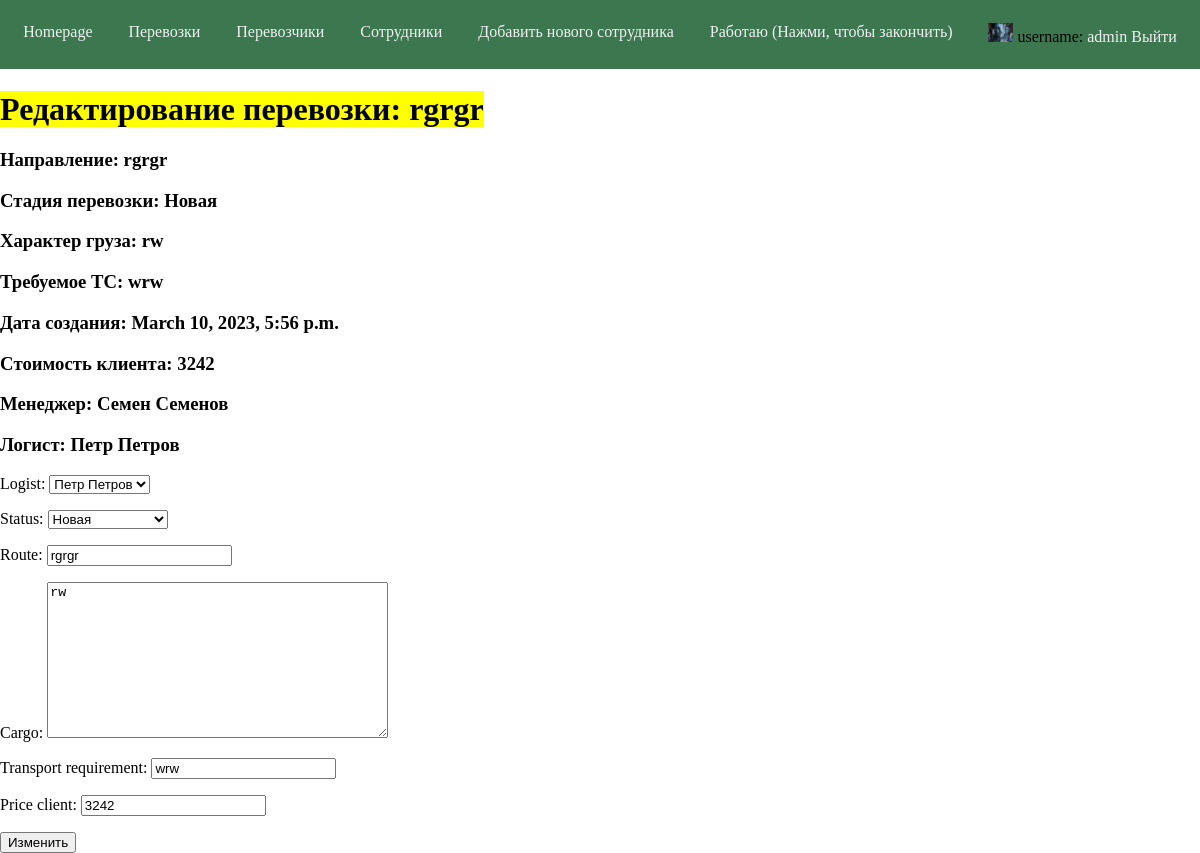
Screenshot of /all_tasks/edit/3/ (signed in) with the database file from the repository.
### profiles/models.py (models this page shows)
class UserInformation(models.Model):
    profile = models.OneToOneField(User, primary_key=True, on_delete=models.CASCADE)
    name = models.CharField(max_length=20)
    surname = models.CharField(max_length=20)
    bio = models.TextField(max_length=250, blank=True)
    post = models.CharField(max_length=30, choices=POST_CHOICES, default='Стажер')
    status = models.BooleanField(default=False)
    profile_image = models.ImageField(
        upload_to='profile_images/',
        default='profile_images/default_profile.jpg',
        null=True,
        blank=True)
    def __str__(self):
        return f'{self.name} {self.surname}'

### tasks/models.py (models this page shows, shortened)
class Tasks(models.Model):
    class Meta:
        ordering = ['-date']
    author = models.ForeignKey(User, null=True, on_delete=models.SET_NULL)
    logist = models.ForeignKey(UserInformation, null=True, limit_choices_to={'post' : 'Логист'}, on_delete=models.SET_NULL, related_name='logistic_tasks')
    route = models.CharField(max_length=25)
    cargo = models.TextField()
    price_client = models.IntegerField(default=0)
    status = models.CharField(max_length=30, choices=STATUS_TASKS, default='Новая')
    transport_requirement = models.CharField(max_length=25)
    date = models.DateTimeField(auto_now_add=True)
    commentary = models.ManyToManyField(Comments)
    likes = models.ManyToManyField(Likes)
    dnot_likes = models.ManyToManyField(Dnot_likes)
    image_like = models.ImageField(
        upload_to='image_likes/',
        default='image_likes/like.png',
        null=True,
        blank=True)
    image_dlike = models.ImageField(
        upload_to='image_likes/',
        default='image_likes/dlike.png',
        null=True,
        blank=True)

### tasks/views.py (the view)
# urls.py: path('all_tasks/edit/<int:pk>/', edit_task),
def edit_task(request, pk):
    try:
        obj = Tasks.objects.get(id=pk)
    except Tasks.DoesNotExist:
        raise Http404
    if request.method == 'POST':
        form = AddTasksForm(request.POST, instance=obj)
        if form.is_valid():
            edit_obj = form.save(commit=False)
            edit_obj.save()
            return redirect(reverse('detail_tasks', args={obj.pk}))
    else:
        form = AddTasksForm(instance=obj)
    return render(request ,'edit_task.html', {'single_obj':obj, 'form':form})

### tasks/forms.py
class AddTasksForm(forms.ModelForm):
    class Meta:
        model = Tasks
        fields = [
            'logist',
            'status',
            'route',
            'cargo',
            'transport_requirement',
            'price_client',
        ]

### tasks/templates/edit_task.html (shortened to what this page needs)
{% extends "base.html" %}
{% block content %}
<h1>
    <mark>Редактирование перевозки: {{ single_obj.route }}</mark>
</h1>
<h3>Направление: {{ single_obj.route }}</h3>
<h3>Стадия перевозки: {{ single_obj.status }}</h3>
<h3>Характер груза: {{ single_obj.cargo }}</h3>
<h3>Требуемое ТС: {{ single_obj.transport_requirement }}</h3>
<h3>Дата создания: {{ single_obj.date }}</h3>
<h3>Cтоимость клиента: {{ single_obj.price_client }}</h3>
<h3>Менеджер: {{ single_obj.author.userinformation.name }} {{ single_obj.author.userinformation.surname }}</h3>
<h3>Логист: {{ single_obj.logist }}</h3>
<form action="" method="post">
    {{ form.as_p }}
    <input type="submit" value="Изменить">
</form>
{% endblock %}

### templates/navbar.html (shortened to what this page needs)
<nav>
    <a href="/">Homepage</a>
    {% if user.is_authenticated %}
        <a href="/all_tasks/">Перевозки</a>
        <a href="/allcar/">Перевозчики</a>
        <a href="/list_users/">Сотрудники</a>
        {% if request.user.is_staff %}
        <a href="/register">Добавить нового сотрудника</a>
    {% endif %}
        {% if user.userinformation.status %}
            <a href="/working/{{ user.id }}/">Работаю (Нажми, чтобы закончить)</a>
        {% else %}
            <a href="/working/{{ user.id }}/">Не работаю (Нажми, чтобы начать)</a>
        {% endif %}
    {% endif %}
    <div class="nav-menu">
        {% if user.is_authenticated %}
            <img src="{{ user.userinformation.profile_image.url }}" alt="{{ user }} avatar" width="25">
            <span>username: <a href="/profile/{{ user.id }}">{{ user }}</a></span>
            <a href="/logout">Выйти</a>
        {% else %}
            <a href="/login">Войти</a>
        {% endif %}
    </div>
</nav>

### staticbase/css/style.css (style rules this page uses)
body { margin: 0; }
nav a { color: rgb(238, 242, 240); text-decoration: none; }
nav { padding: 1.45em; background-color: hsl(141, 33%, 35%); display: flex; justify-content: space-between; }

### rows the page displays
Tasks: route "rgrgr", status "Новая", cargo "rw", transport_requirement "wrw", date "March 10, 2023, 5:56 p.m.", price_client "3242", author.userinformation.name "Семен", author.userinformation.surname "Семенов", logist "Петр Петров"

### other values shown
{{ user }} "admin"
